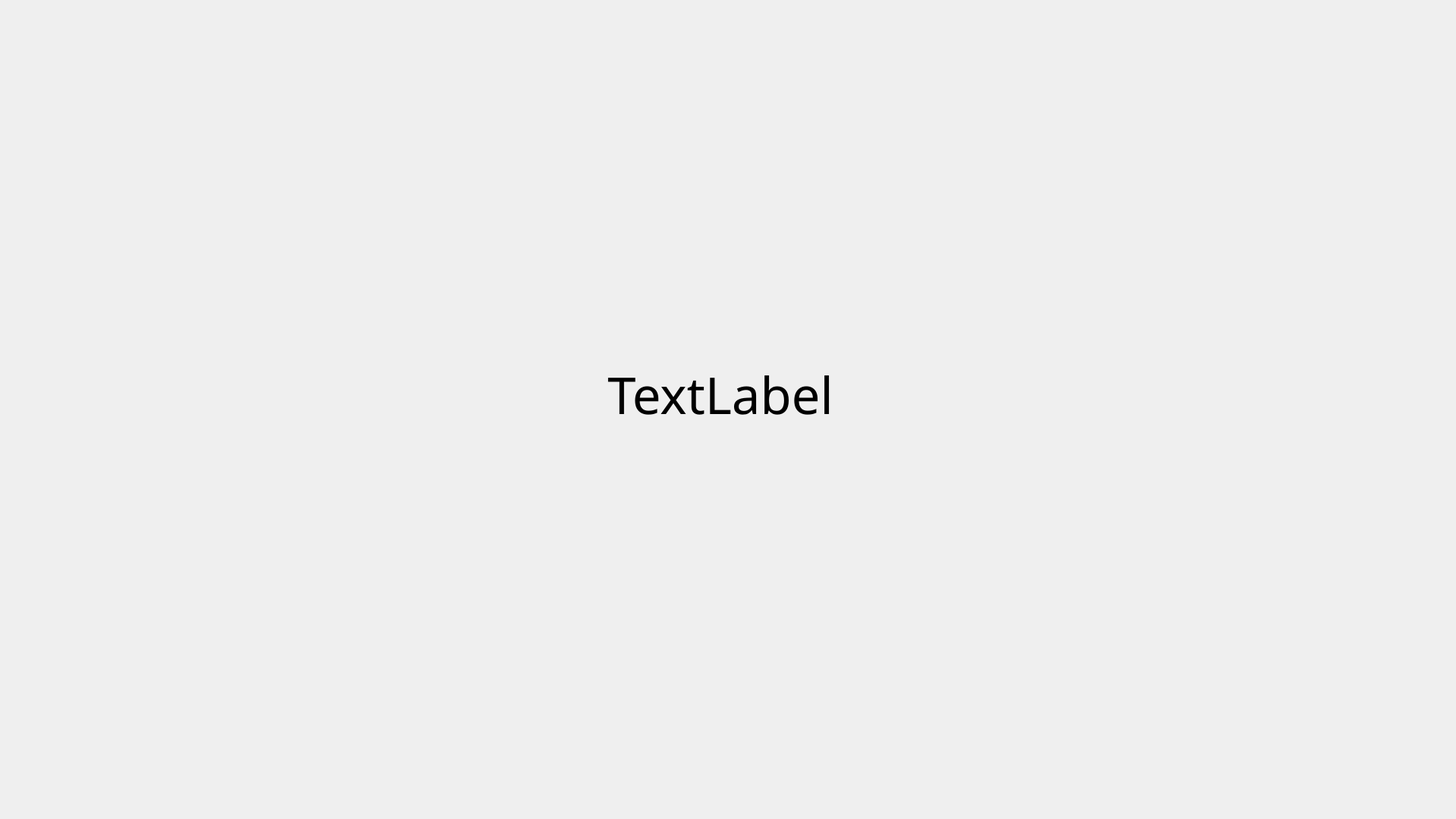
<?xml version="1.0" encoding="UTF-8"?>
<ui version="4.0">
 <class>Form</class>
 <widget class="QWidget" name="Form">
  <property name="geometry">
   <rect>
    <x>0</x>
    <y>0</y>
    <width>1920</width>
    <height>1080</height>
   </rect>
  </property>
  <property name="maximumSize">
   <size>
    <width>1920</width>
    <height>1080</height>
   </size>
  </property>
  <property name="windowTitle">
   <string>Form</string>
  </property>
  <widget class="QLabel" name="count">
   <property name="geometry">
    <rect>
     <x>700</x>
     <y>270</y>
     <width>500</width>
     <height>500</height>
    </rect>
   </property>
   <property name="maximumSize">
    <size>
     <width>500</width>
     <height>500</height>
    </size>
   </property>
   <property name="font">
    <font>
     <family>Spoqa Han Sans Neo Light</family>
     <pointsize>50</pointsize>
    </font>
   </property>
   <property name="text">
    <string>TextLabel</string>
   </property>
   <property name="alignment">
    <set>Qt::AlignCenter</set>
   </property>
  </widget>
 </widget>
 <resources/>
 <connections/>
</ui>
